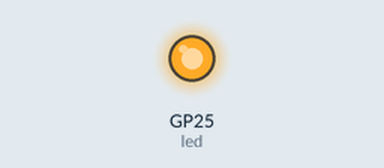
Recording of a program running on a simulated Raspberry Pi Pico running MicroPython. Shown: output pins drawn as LEDs (lit = HIGH). Files the program writes start out absent. At 4.2 s the program stops and its outputs stay as they are.

Above: at 1.35 s.
At 4.1 s:
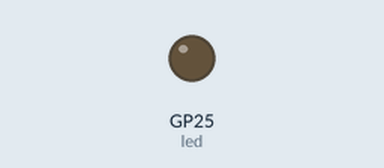
Timing chart, 0 to 5.6 s (numbered marks = the images above):
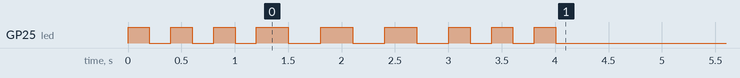

Measured:
- by itself, GP25 (led): LOW → HIGH at 0.00 s, → LOW 0.20 s later, → HIGH 0.20 s later, → LOW 0.20 s later, … (18 changes in this stretch)

The program:

blink.py
```python
from machine import Pin, ADC
from utime import sleep, ticks_us

def blink():
    led = Pin(25, Pin.OUT)
    with open('times.txt', 'a') as out:

        def pulse(duration):
            print(f'{ticks_us()}: led on', file=out)
            led.on()
            sleep(duration)
            print(f'{ticks_us()}: led off', file=out)
            led.off()
            sleep(duration)

        def long_pulse(): pulse(0.3)
        def short_pulse(): pulse(0.2)

        for i in range(3): short_pulse()
        for i in range(3): long_pulse()
        for i in range(3): short_pulse()

def main(): blink()

if __name__ == '__main__':
    main()
```
